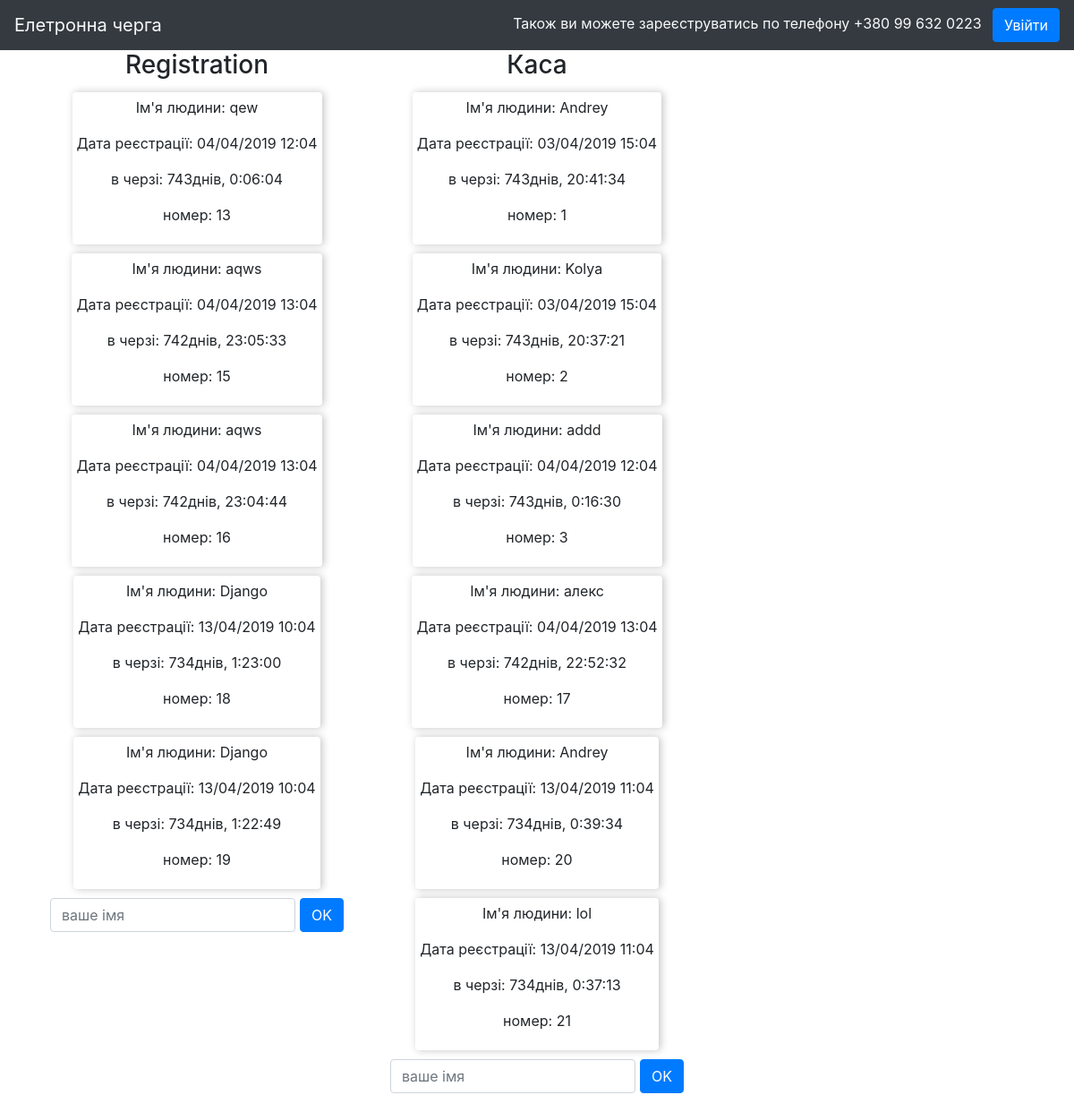
The page / on the database its author committed.
### core/models.py (models this page shows, shortened)
class Table(models.Model):
    table_name = models.CharField(max_length=50, unique=True)
    persons = models.ManyToManyField(to='Person', related_name='table_person')

class Person(models.Model):
    name = models.CharField(max_length=100)
    time = models.DateTimeField(auto_now_add=True)
    time_waits = models.CharField(max_length=100)
    color_class = models.CharField(max_length=50, default="bg-light")

### core/views.py (the view)
# urls.py: path('', views.render_main),
def render_main(request):
    data = []
    user = request.user
    if request.user.is_anonymous:
        user = None
    for table in Table.objects.all():
        table_obj = {'persons': [], 'name': ''}
        table_obj['name'] = table.table_name
        table_obj['id'] = table.id
        for person in table.persons.all():
            tz = pytz.timezone('Europe/Kiev')
            delta = datetime.datetime.now(tz) - person.time
            wait = {'days': delta.days, 'hours': datetime.timedelta(seconds=delta.seconds)}
            person.time_waits = wait
            person.time = date(person.time, 'd/m/Y H:m')
            table_obj['persons'].append(person)
        data.append(table_obj)
    print(user)
    return render(request, template_name='core/index.html', context={'data': data, 'user': user})

### core/templates/core/index.html (shortened to what this page needs)
<!DOCTYPE html>
<html lang="en">
{% load static %}
<head>
    <link rel="stylesheet" href="https://stackpath.bootstrapcdn.com/bootstrap/4.3.1/css/bootstrap.min.css"
>
    <link rel="stylesheet" href="{% static 'main.css' %}">
</head>
<body>
<nav class="navbar navbar-dark bg-dark">
    {% if user == None %}
        <a class="navbar-brand text-light">Елетронна черга</a>
        <div class="login float-right">
            <span class="text-light m-2">Також ви можете зареєструватись по телефону +380 99 632 0223</span>
            <button type="button" class="btn btn-primary" data-toggle="modal" data-target="#exampleModal">
                Увійти
            </button>
        </div>
    {% endif %}
</nav>
<div class="container">
    <div class="row">
        {% if user == None %}
            {% for table in data %}
                <div class="col-4 table">
                    <h3>{{ table.name }}</h3>
                    {% for person in table.persons %}
                        <div class="person">
                            <p class="person-name">Ім'я людини: {{ person.name }}</p>
                            <p class="person-time">Дата реєстрації: {{ person.time }}</p>
                            <p class="person-time_waits">в черзі:
                                {{ person.time_waits.days }}днів,
                                {{ person.time_waits.hours }}
                            </p>
                            <p class="person-id">номер: {{ person.id }}</p>
                        </div>
                    {% endfor %}
                    <form method="post" action="/add_in_queue/">
                        <div class="wrapper">
                            <input type="text" name="name" class="form-control" placeholder="ваше імя">
                            <button type="submit" class="btn btn-primary">OK</button>
                        </div>
                    </form>
                </div>
            {% endfor %}
        {% endif %}
    </div>
</div>
</body>
</html>

### static/main.css (style rules this page uses)
.table { display: flex; flex-direction: column; align-items: center; }
.person { padding: 5px; display: flex; flex-direction: column; align-items: center; margin: 5px; box-shadow: 2px 0 8px rgba(41, 41, 41, 0.281); border-radius: 4px; }
.wrapper { display: flex; padding: 5px; }
.wrapper button { margin-left: 5px; }

### rows shown on the page
Table: name "Registration"
Person: name "qew", time "04/04/2019 12:04", time_waits.days "743", time_waits.hours "0:06:04", id "13"
Person: name "aqws", time "04/04/2019 13:04", time_waits.days "742", time_waits.hours "23:05:33", id "15"
Person: name "aqws", time "04/04/2019 13:04", time_waits.days "742", time_waits.hours "23:04:44", id "16"
Person: name "Django", time "13/04/2019 10:04", time_waits.days "734", time_waits.hours "1:23:00", id "18"
Person: name "Django", time "13/04/2019 10:04", time_waits.days "734", time_waits.hours "1:22:49", id "19"
Table: name "Каса"
Person: name "Andrey", time "03/04/2019 15:04", time_waits.days "743", time_waits.hours "20:41:34", id "1"
Person: name "Kolya", time "03/04/2019 15:04", time_waits.days "743", time_waits.hours "20:37:21", id "2"
Person: name "addd", time "04/04/2019 12:04", time_waits.days "743", time_waits.hours "0:16:30", id "3"
Person: name "алекс", time "04/04/2019 13:04", time_waits.days "742", time_waits.hours "22:52:32", id "17"
Person: name "Andrey", time "13/04/2019 11:04", time_waits.days "734", time_waits.hours "0:39:34", id "20"
Person: name "lol", time "13/04/2019 11:04", time_waits.days "734", time_waits.hours "0:37:13", id "21"
